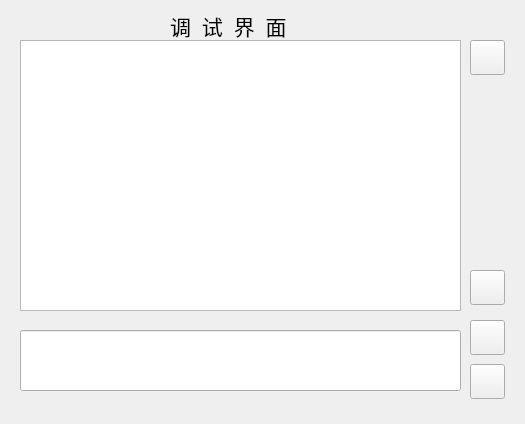
<?xml version="1.0" encoding="UTF-8"?>
<ui version="4.0">
 <class>Deb</class>
 <widget class="QWidget" name="Deb">
  <property name="geometry">
   <rect>
    <x>0</x>
    <y>0</y>
    <width>525</width>
    <height>424</height>
   </rect>
  </property>
  <property name="font">
   <font>
    <family>楷体</family>
    <pointsize>16</pointsize>
   </font>
  </property>
  <property name="windowTitle">
   <string>Form</string>
  </property>
  <property name="styleSheet">
   <string notr="true"/>
  </property>
  <widget class="QPlainTextEdit" name="rec_edi">
   <property name="geometry">
    <rect>
     <x>20</x>
     <y>40</y>
     <width>441</width>
     <height>271</height>
    </rect>
   </property>
   <property name="font">
    <font>
     <family>楷体</family>
     <pointsize>11</pointsize>
    </font>
   </property>
  </widget>
  <widget class="QLineEdit" name="send_edi">
   <property name="geometry">
    <rect>
     <x>20</x>
     <y>330</y>
     <width>441</width>
     <height>61</height>
    </rect>
   </property>
   <property name="font">
    <font>
     <family>楷体</family>
     <pointsize>11</pointsize>
    </font>
   </property>
   <property name="alignment">
    <set>Qt::AlignLeading|Qt::AlignLeft|Qt::AlignTop</set>
   </property>
  </widget>
  <widget class="QPushButton" name="exit_bt">
   <property name="geometry">
    <rect>
     <x>470</x>
     <y>40</y>
     <width>35</width>
     <height>35</height>
    </rect>
   </property>
   <property name="styleSheet">
    <string notr="true">border-image: url(:/exit.png);</string>
   </property>
   <property name="text">
    <string/>
   </property>
  </widget>
  <widget class="QPushButton" name="clear_bt">
   <property name="geometry">
    <rect>
     <x>470</x>
     <y>270</y>
     <width>35</width>
     <height>35</height>
    </rect>
   </property>
   <property name="styleSheet">
    <string notr="true">border-image: url(:/clear_b.png);</string>
   </property>
   <property name="text">
    <string/>
   </property>
  </widget>
  <widget class="QPushButton" name="send_bt">
   <property name="geometry">
    <rect>
     <x>470</x>
     <y>364</y>
     <width>35</width>
     <height>35</height>
    </rect>
   </property>
   <property name="font">
    <font>
     <pointsize>11</pointsize>
    </font>
   </property>
   <property name="styleSheet">
    <string notr="true">border-image: url(://send.png);</string>
   </property>
   <property name="text">
    <string/>
   </property>
  </widget>
  <widget class="QLabel" name="label">
   <property name="geometry">
    <rect>
     <x>170</x>
     <y>10</y>
     <width>201</width>
     <height>31</height>
    </rect>
   </property>
   <property name="text">
    <string>调  试  界  面</string>
   </property>
  </widget>
  <widget class="QPushButton" name="pushButton_2">
   <property name="geometry">
    <rect>
     <x>470</x>
     <y>320</y>
     <width>35</width>
     <height>35</height>
    </rect>
   </property>
   <property name="styleSheet">
    <string notr="true">border-image: url(:/clearS.png);</string>
   </property>
   <property name="text">
    <string/>
   </property>
  </widget>
 </widget>
 <resources/>
 <connections/>
</ui>
